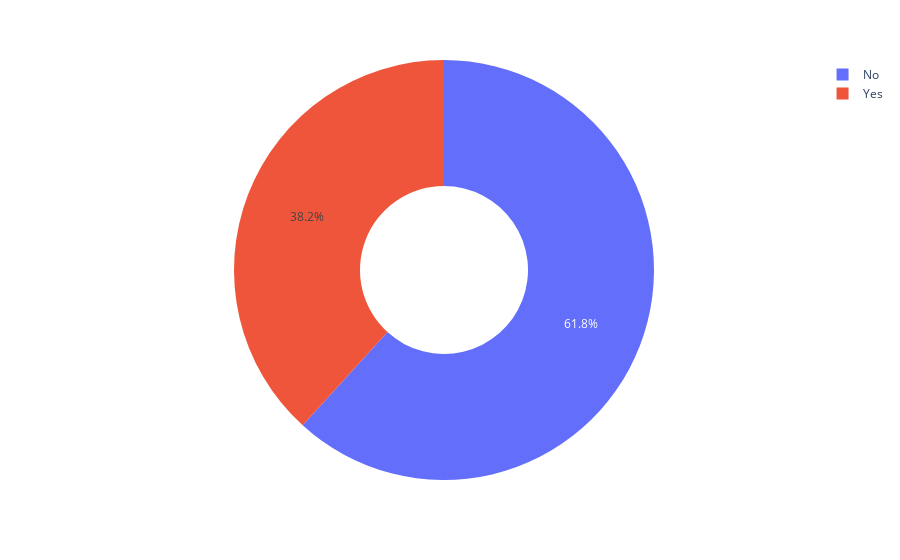

Notebook code for this chart:
### Markdown cell above
### Menampilkan data berdasarkan pelanggan `perokok`

### Code cell
figure = px.pie(dataset, values='tip', names='smoker', hole=0.4)

figure.show()

### Figure 1 — Plotly figure (JSON) as saved in the notebook; plotly's stock layout.template omitted (floating-point values rounded to 4 significant figures; data arrays with more than 128 entries replaced by an {"elided": "..."} marker saying what was removed)
{"data": [{"domain": {"x": [0, 1], "y": [0, 1]}, "hole": 0.4, "hovertemplate": "smoker=%{label}<br>tip=%{value}<extra></extra>", "labels": {"elided": "244 str values"}, "legendgroup": "", "name": "", "showlegend": true, "type": "pie", "values": {"elided": "244 float values"}}], "layout": {"legend": {"tracegroupgap": 0}, "margin": {"t": 60}}}
